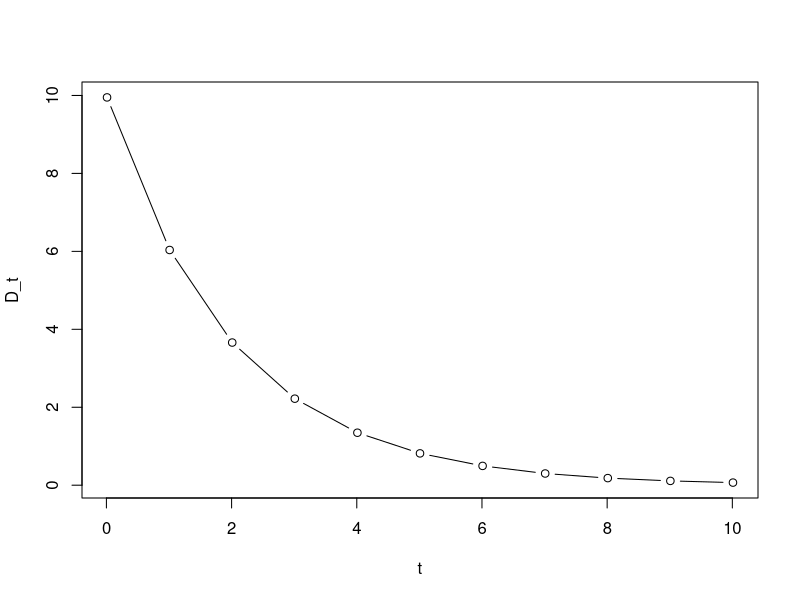
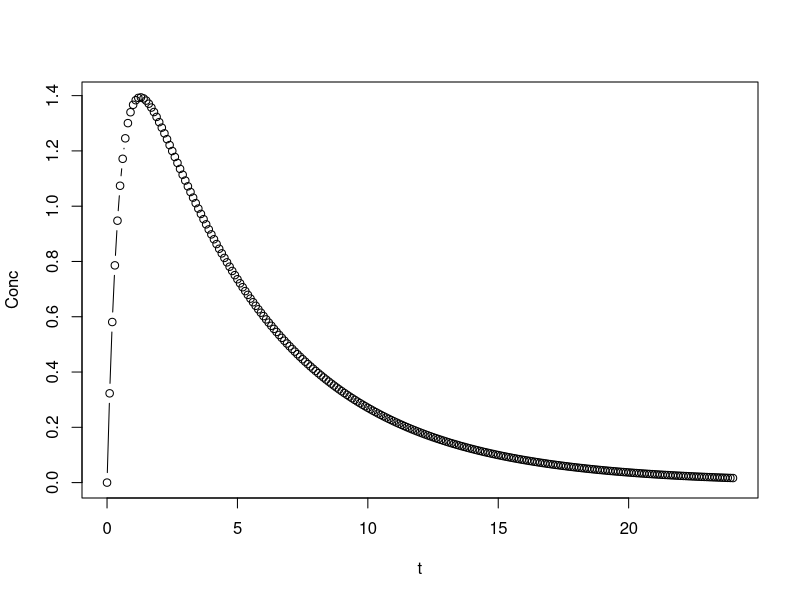
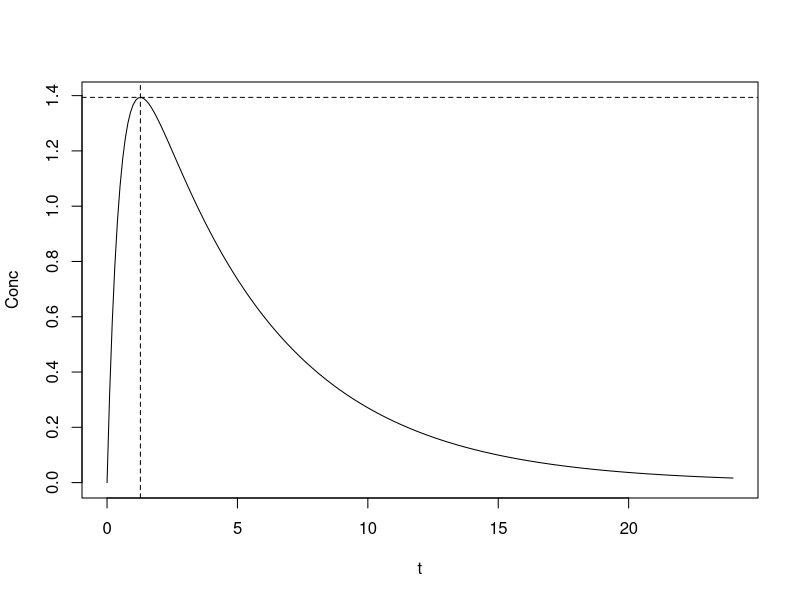
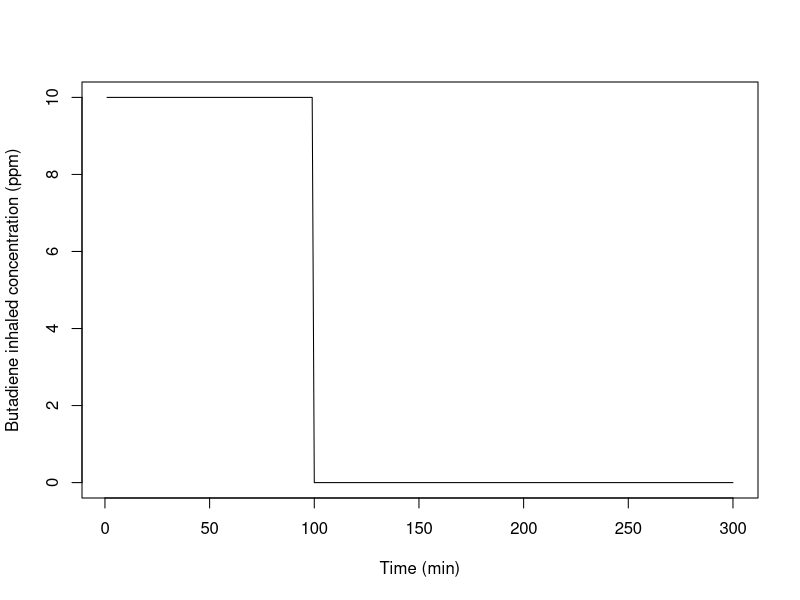
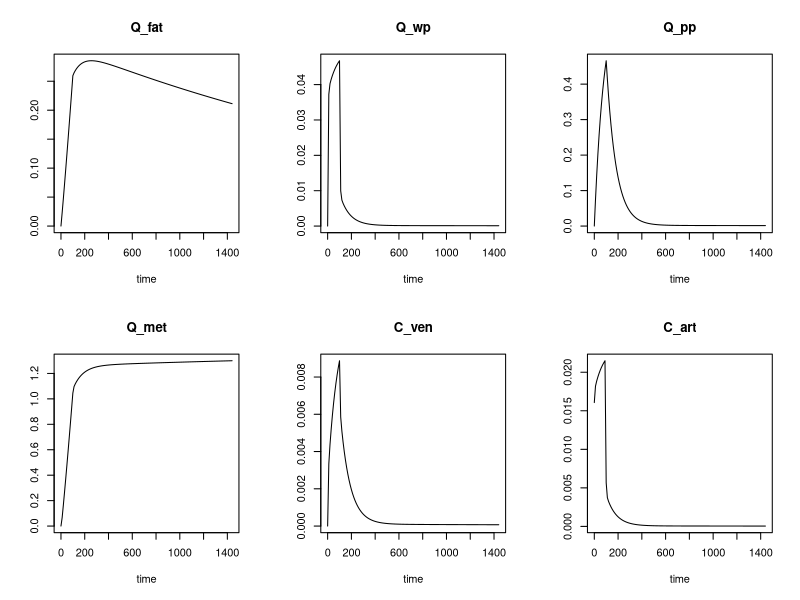
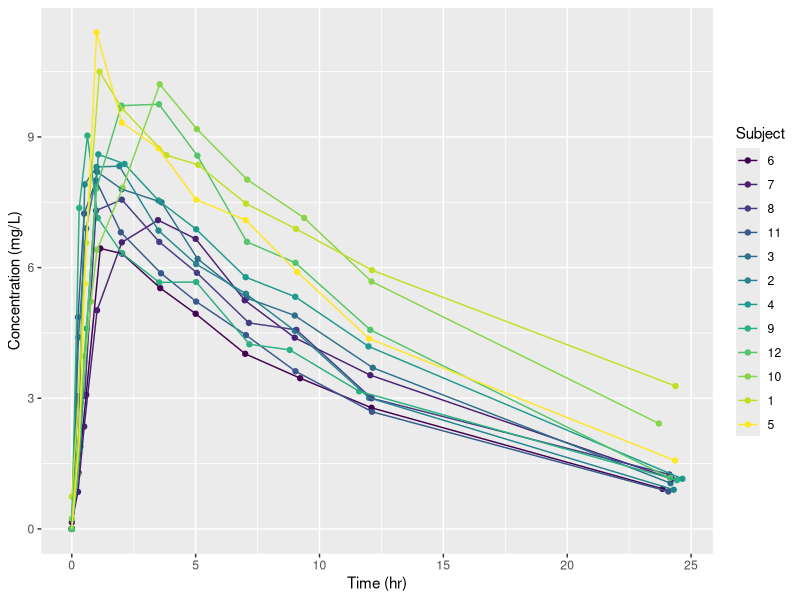

Source code (R) for these figures, in order:
## ---- chunk 1
htmltools::tagList(rmarkdown::html_dependency_font_awesome())
library(ggplot2)
## ---- chunk 2
D_0 <- 10
t <- seq(0.01, 10.01, 1)
k_e <- 0.5
D_t <- D_0*exp(-k_e*t) 
plot(t, D_t, type = "b")
## ---- chunk 3
D <- 1            # Intake Dose (mass)
Fgutabs <- 0.9    # Absorption fraction (-)
k_e <- 0.2        # Elimination rate (1/time)
k_a <- 2.0        # Absorption rate (1/time)
V <- 0.5          # Distribution volume (vol.)
t <- seq(0, 24, 0.1)
A <- (D * Fgutabs * k_a)/(V * (k_a - k_e))
Conc <- A * exp(-k_e * t) - A * exp(-k_a * t)
## ---- chunk 4
plot(t, Conc, type = "b")
## ---- chunk 5
t_max <- log(k_a/k_e)/(k_a-k_e)
A <- (D * Fgutabs * k_a)/(V * (k_a - k_e))
C_max <- A * exp(-k_e*t_max) - A * exp(-k_a*t_max)
## ---- chunk 6
plot(t, Conc, type = "l")
abline(h = C_max, lty="dashed")
abline(v = t_max, lty="dashed")
## ---- chunk 7
C_inh <- approxfun(x = c(0, 100), y=c(10,0), method = "constant", f = 0, rule = 2) 
## ---- chunk 8
plot(C_inh(1:300), type="l", xlab = "Time (min)", ylab = "Butadiene inhaled concentration (ppm)")
## ---- chunk 9
parameters <- c("BDM" = 73,            # Body mass (kg)
                "Height" = 1.6,        # Body height (m)
                "Age" = 40,            # in years
                "Sex" = 1,             # code 1 is male, 2 is female
                "Flow_pul" = 5,        # Pulmonary ventilation rate (L/min)
                "Pct_Deadspace" = 0.7, # Fraction of pulmonary deadspace
                "Vent_Perf" = 1.14,    # Ventilation over perfusion ratio
                "Pct_LBDM_wp" = 0.2,   # wp tissue as fraction of lean mass
                "Pct_Flow_fat" = 0.1,  # Fraction of cardiac output to fat
                "Pct_Flow_pp" = 0.35,  # ~ to pp
                "PC_art" = 2,          # Blood/air partition coefficient
                "PC_fat" = 22,         # Fat/blood ~
                "PC_wp" = 0.8,         # wp/blood ~
                "PC_pp" = 0.8,         # pp/blood ~
                "Kmetwp" = 0.25)       # Rate constant for metabolism
## ---- chunk 10
y <- c("Q_fat" = 0, # Quantity of butadiene in fat (mg)
       "Q_wp" = 0,  # ~ in well-perfused (mg)
       "Q_pp" = 0,  # ~ in poorly-perfused (mg)
       "Q_met" = 0) # ~ metabolized (mg)
## ---- chunk 11
# Define the model equations
bd.model = function(t, y, parameters) {
  with (as.list(y), {
    with (as.list(parameters), {
      
      # Define some known constants
      Height = 1.6       # use to calculate fraction of body fat
      Age = 40           # use to calculate fraction of body fat
      Sex = 1            # use to calculate fraction of body fat
      MW_bu = 54.0914    # butadiene molecular weight (in grams)

      # Conversions from/to ppm
      ppm_per_mM = 24450 # ppm to mM under normal conditions
      ppm_per_mg_per_l = ppm_per_mM / MW_bu
      mg_per_l_per_ppm = 1 / ppm_per_mg_per_l
      
      # Calculate Flow_alv from total pulmonary flow
      Flow_alv = Flow_pul * (1 - Pct_Deadspace)
      
      # Calculate total blood flow from Flow_alv and the V/P ratio
      Flow_tot = Flow_alv / Vent_Perf
      
      # Calculate fraction of body fat
      Pct_BDM_fat = (1.2 * BDM / (Height * Height) - 10.8
                     *(2 - Sex) + 0.23 * Age - 5.4) * 0.01
      
      # Actual volumes, 10% of body mass (bones…) get no butadiene
      Eff_V_fat = Pct_BDM_fat * BDM
      Eff_V_wp = Pct_LBDM_wp * BDM * (1 - Pct_BDM_fat)
      Eff_V_pp = 0.9 * BDM - Eff_V_fat - Eff_V_wp
      
      # Calculate actual blood flows from total flow and percent flows
      Flow_fat = Pct_Flow_fat * Flow_tot
      Flow_pp = Pct_Flow_pp * Flow_tot
      Flow_wp = Flow_tot * (1 - Pct_Flow_pp - Pct_Flow_fat)
      
      # Calculate the concentrations
      C_fat = Q_fat / Eff_V_fat
      C_wp = Q_wp / Eff_V_wp
      C_pp = Q_pp / Eff_V_pp
      
      # Venous blood concentrations at the organ exit
      Cout_fat = C_fat / PC_fat
      Cout_wp = C_wp / PC_wp
      Cout_pp = C_pp / PC_pp
      
      # Sum of Flow * Concentration for all compartments
      dQ_ven = Flow_fat * Cout_fat + Flow_wp * Cout_wp + Flow_pp * Cout_pp
      C_inh.current = C_inh(t) # to avoid calling C_inh() twice
      
      # Arterial blood concentration
      # Convert input given in ppm to mg/l to match other units
      C_art = (Flow_alv * C_inh.current * mg_per_l_per_ppm + dQ_ven) / (Flow_tot + Flow_alv / PC_art)
      
      # Venous blood concentration (mg/L)
      C_ven = dQ_ven / Flow_tot
      
      # Alveolar air concentration (mg/L)
      C_alv = C_art / PC_art
      
      # Exhaled air concentration (ppm)
      if (C_alv <= 0) {
        C_exh = 10E-30 # avoid round off errors
      } else {
        C_exh = (1 - Pct_Deadspace) * C_alv * ppm_per_mg_per_l + Pct_Deadspace * C_inh.current
      }
      
      # Quantity metabolized in liver (included in well-perfused)
      dQmet_wp = Kmetwp * Q_wp
      
      # Differentials for quantities
      dQ_fat = Flow_fat * (C_art - Cout_fat)
      dQ_wp = Flow_wp * (C_art - Cout_wp) - dQmet_wp
      dQ_pp = Flow_pp * (C_art - Cout_pp)
      dQ_met = dQmet_wp

      # The function bd.model must return at least the derivatives
      list(c(dQ_fat, dQ_wp, dQ_pp, dQ_met), # derivatives
           c("C_ven" = C_ven, "C_art" = C_art)) # extra outputs

    }) # end with parameters
  }) # end with y
} # end bd.model

## ---- chunk 12
# Define the computation output times
t <- seq(from=0, to=1440, by=10)

# Solve ODE
library(deSolve)
out <- ode(times=t, func=bd.model, 
           y=y, parms=parameters)
head(out)
## ---- chunk 13
plot(out)
## ---- chunk 14
ggplot(Theoph, aes(x = Time, y =conc, color = Subject)) + 
  geom_point() + geom_line() + labs(x = "Time (hr)", y = "Concentration (mg/L)")
